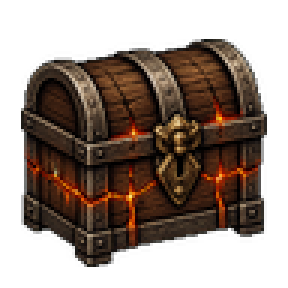
#> input picture experiments/cutouts/relic_chest/v01/source/closed_original.png, 96 x 96 px (shown 3 times larger)
$ python -i cel_look.py   (imports and definitions only)
#> lines starting #> are read from the running program, lines starting #| are printed output that depends on the picture; after the words box and inside, x2 and y2 are one past the last pixel; in counts of white or black regions, pixels touching at a corner belong together
#> further down, picture is the input picture: PIL image 96x96 RGBA; mean R, G, B, A 36.9, 23.4, 15.1, 136.5
#!/usr/bin/env python3
"""Offline cel variants. The protected director filter owns all look decisions.

fit freezes the rest's material assignment centres (before the final k-means
update, exactly like the reference), tones, thresholds and light normalization.
apply never fits a piece. Original PNGs and their import/provenance data are read-only.
"""
import argparse
import copy
import importlib.util
import json
import hashlib
import time
from pathlib import Path

import numpy as np
from PIL import Image

PROJECT = Path(__file__).resolve().parents[1]
DATA = PROJECT / 'spec/peer_benchmark/staged/cel-01'
_spec = importlib.util.spec_from_file_location('cel_reference', DATA / 'reference_filter.py')
reference = importlib.util.module_from_spec(_spec)
# [1 line not run here, left out]
# [1 line that did not run here, left out]
from cel_look_state import CONFIG, OUTPUT_DIRECTORY, input_stamp, status, variant_relative


def settings():
    return json.loads(CONFIG.read_text())
#> (reads tools/cel_look.json from the repository)


# [11 lines left out: function merged_look, not called in this run]


def rgba(image):
    return np.asarray(image.convert('RGBA')).astype(float) / 255


def features(x, look):
    xl = x @ W
    return np.concatenate([x / np.maximum(xl[:, None], 0.04) * look['colour_weight'], xl[:, None] * 1.0], 1)


# [28 lines left out: functions nearest, light, not called in this run]


def prepare(image, look):
    ops = reference
    a = rgba(image)
    rgb, alpha = a[..., :3], a[..., 3]
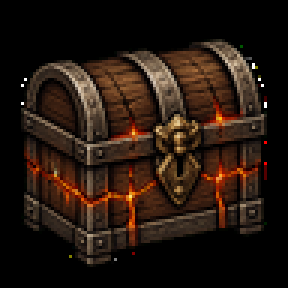
#> rgb: shape (96, 96, 3) float64 (shown 3 times larger); mean R, G, B 0.145, 0.0916, 0.0593
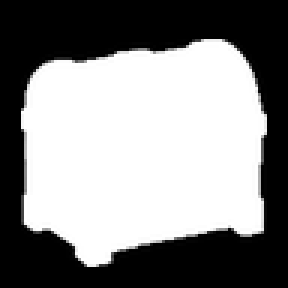
#> alpha: shape (96, 96) float64 (shown 3 times larger); min 0, max 1, mean 0.535
    body = alpha > 0.5
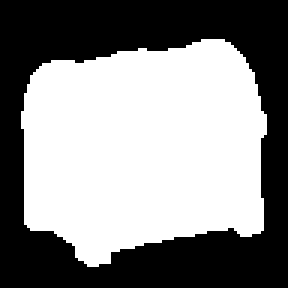
#> body: shape (96, 96) bool (shown 3 times larger); 53.7% white; 1 black region, box (x1, y1, x2, y2) and area: (0, 0, 96, 96) 4269
#> (the run stopped early here; a loop or call above may not have finished)
